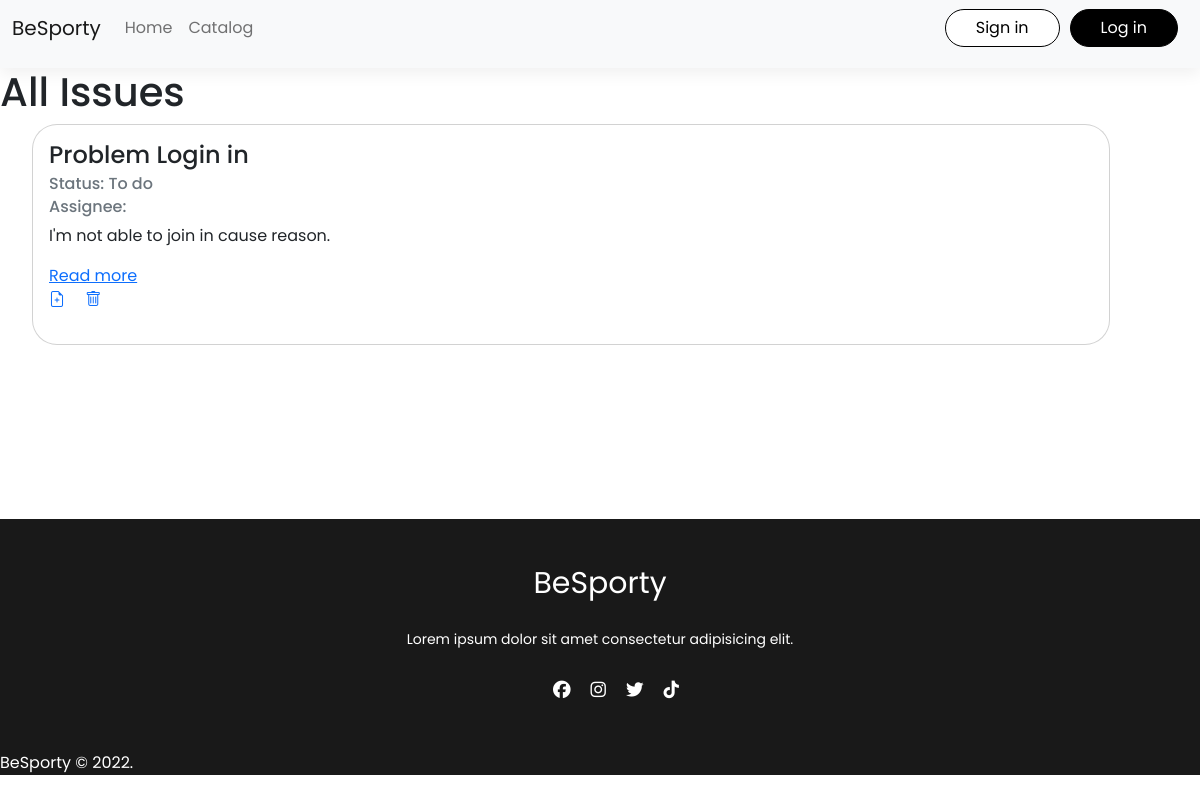
Page /issues/ on the earlier database version.
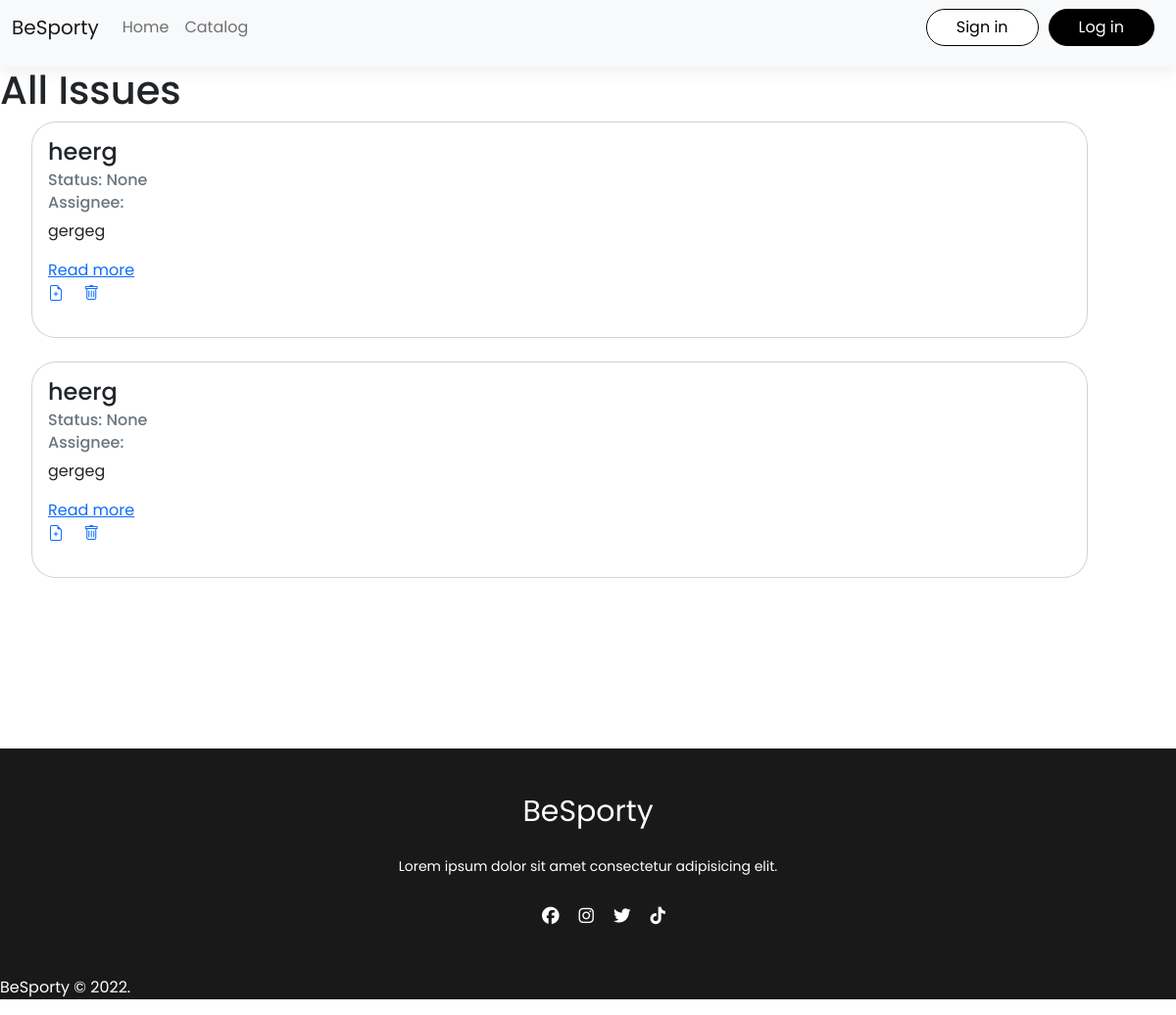
Same page on the later database version.
### issues/models.py (models this page shows, shortened)
class Issue(models.Model):
    title = models.CharField(max_length=256)
    body = models.TextField()
    created_on = models.DateTimeField(auto_now_add=True)
    status = models.ForeignKey(Status, on_delete=models.CASCADE, blank=True, null=True)
    author = models.ForeignKey(
        get_user_model(),
        on_delete=models.CASCADE,blank=True,default=1
    )

class Status(models.Model):
    name = models.CharField(max_length=128)
    description = models.CharField(max_length=256)
    def __str__(self):
        return self.name

### issues/views.py (the view)
# urls.py: path('', IssueListView.as_view(), name='listIssue'),
class IssueListView(ListView):
    template_name = "issues/list.html"
    model = Issue

### items/context_processor.py (called while the page is built)
def total(request):
    total = 0
    if request.user.is_authenticated:
        if "cart" in request.session.keys():
            for key, value in request.session["cart"].items():
                total += round(float(value["price_acum"]),2)
    return {"total_cost": round(total,2)}

def totalQuantity(request):
    totalQ = 0
    if request.user.is_authenticated:
        if "cart" in request.session.keys():
            for key, value in request.session["cart"].items():
                totalQ += int(value["quantity"])
    return {"total_quantity": totalQ}

### templates/issues/list.html (shortened to what this page needs)
{% extends 'base2.html' %}
{% block content %}
<h1>All Issues</h1>
{% if issue_list|length > 0 %}
<ul class="card-container">
    {% for issue in issue_list %}
    <div class="card">
        <div class="card-body">
            <h4 class="card-title">{{ issue.title }}</h4>
            <h6 class="card-subtitle mb-2 text-muted">Status: {{ issue.status}}</h6>
            <h6 class="card-subtitle mb-2 text-muted">Assignee: {{ issue.assignee }}</h6>
            <p class="card-text">{{ issue.body|truncatechars:500 }}</p>
            <a href="{% url 'detailIssue' issue.id %}" class="card-link">Read more</a>
            <p class="author-options">
                <a href="{% url 'editIssue' issue.id %}" class="card-link"><i class="bi bi-file-earmark-plus"></i></a>
                <a href="{% url 'deleteIssues' issue.id %}" class="card-link"><i class="bi bi-trash"></i></a>
            </p>
        </div>
    </div>
    <br />
    {% endfor %}
</ul>
{% else %}
<h5>There's no issues yet.</h5>
{% endif %}
{% endblock content %}

### templates/base2.html (shortened to what this page needs)
{%load static %}
<!DOCTYPE html>
<html lang="en">
<head>
    <link href="https://cdn.jsdelivr.net/npm/bootstrap@5.2.1/dist/css/bootstrap.min.css" rel="stylesheet"
>
    <link rel="stylesheet" href="https://cdn.jsdelivr.net/npm/bootstrap-icons@1.9.1/font/bootstrap-icons.css">
    <link rel="stylesheet" href="{% static 'css/style.css' %}">
    <link rel="stylesheet" href="{% static 'css/style2.css' %}">
    <link rel="stylesheet" href="{% static 'css/style3.css' %}">
    <link rel="stylesheet" href="{% static 'css/style4.css' %}">
    <link rel="stylesheet" href="{% static 'css/style5.css' %}">
    <link rel="stylesheet" href="{% static 'css/swiper-bundle.min.css' %}">
</head>
<body>
    <header>
        <nav class="navbar navbar-expand-lg bg-light">
            <div class="container-fluid">
                <div class="nav-space">
                    <a class="navbar-brand" href="{% url 'home' %}">BeSporty</a>
                </div>
                <div class="collapse navbar-collapse" id="navbarNavDropdown" id="menuOptions">
                    <ul class="navbar-nav me-auto mb-2 mb-lg-0">
                        <li class="nav-item">
                            <a class="nav-link" aria-current="page" href="{% url 'home' %}">Home</a>
                        </li>
                        <li class="nav-item">
                            <a class="nav-link" href="{% url 'products' %}">Catalog</a>
                        </li>
                    </ul>
                    {% if user.is_authenticated %}
                    <div class="icons">
                        <a href="{% url 'cart' %}" class="cart-button">
                            <i class="fa-solid fa-cart-shopping"></i>
                            {% if total_quantity > 0 %}
                            <span class="cart-button-badge">{{total_quantity}}</span>
                            {% endif %}
                        </a>
                        <button class="btn-user" onclick="toggleMenu()"><i class="fa-solid fa-user"></i></button>
                    </div>
                    <div class="sub-menu-wrap" id="subMenu">
                        <div class="sub-menu">
                            <div class="user-info">
                                <h2>{{user.username}}</h2>
                            </div>
                            <div class="user-info">
                                <p>Is verified: {{user.is_verified}}</p>
                            </div>
                            <hr>
                            <a href="{% url 'edit' %}" class="sub-menu-link">
                                <i class="fa-solid fa-user-pen"></i>
                                <p>Edit Profile</p>
                                <span>></span>
                            </a>
                            <a href="{% url 'createIssue' %}" class="sub-menu-link">
                                <i class="fa-solid fa-info"></i>
                                <p>Help & Support</p>
                                <span>></span>
                            </a>
                            <a href="{% url 'logout' %}" class="sub-menu-link">
                                <i class="fa-solid fa-right-from-bracket"></i>
                                <p>Logout</p>
                                <span>></span>
                            </a>
                        </div>
                    </div>
                    {% else %}
                    <a class="btn btn-outline-success" type="submit" id="signButton"
                        href="{% url 'registration' %}">Sign
                        in</a>
                    <a class="btn btn-outline-success" type="submit" id="loginButton" href="{% url 'loginForm' %}">Log
                        in</a>
                    {% endif %}
                </div>
            </div>
        </nav>
    </header>
    {% block content %}{% endblock content %}
    <footer>
        <div class="footer">
            <div class="footer-content">
                <h3>BeSporty</h3>
                <p>Lorem ipsum dolor sit amet consectetur adipisicing elit.</p>
                <ul class="socialMedia">
                    <li><a href='#'><i class="fa-brands fa-facebook"></i></a></li>
                    <li><a href='#'><i class="fa-brands fa-instagram"></i></a></li>
                    <li><a href='#'><i class="fa-brands fa-twitter"></i></a></li>
                    <li><a href='#'><i class="fa-brands fa-tiktok"></i></a></li>
                </ul>
            </div>
            <div className="footer-bottom">
                <p>BeSporty &copy; 2022.</p>
            </div>
        </div>
    </footer>
</body>
</html>

### static/css/style.css (style rules this page uses)
header { z-index: 999; box-shadow: 0 6px 15px rgba(0, 0, 0, 0.06); position: sticky; top: 0; left: 0; display: block; }
nav.navbar.navbar-expand-lg.bg-light { font-family: 'Poppins', sans-serif; padding-bottom: 0px; }
div.container-fluid { justify-content: space-between; }
#signButton { background-color: rgb(255, 255, 255); color: rgb(0, 0, 0); border-color: black; border-radius: 20px; padding-left: 30px; padding-right: 30px; margin-right: 10px; }
#loginButton { background-color: black; color: white; border-color: black; border-radius: 20px; padding-left: 30px; padding-right: 30px; margin-right: 10px; }
.container-fluid { justify-content: space-between; }
.footer { margin-top: 150px; box-sizing: border-box; background-color: #191919; height: auto; width: 100%; font-family: 'Roboto Condensed', sans-serif; padding-top: 40px; color: white; }
.footer-content { display: flex; align-items: center; justify-content: center; flex-direction: column; text-align: center; }
.footer-content h3 { font-size: 30px; font-weight: 400; text-transform: capitalize; line-height: 3rem; }
.footer-content p { max-width: 500px; margin: 10px auto; line-height: 28px; font-size: 14px; }
.socialMedia { list-style: none; display: flex; align-items: center; justify-content: center; margin: 1rem 0 3rem 0; }
.socialMedia li { margin: 0 10px; }
.socialMedia a { text-decoration: none; color: white; }
.socialMedia a i { font-size: 1.1rem; transition: color .4s ease; }
.card-container { padding-right: 45px; }
.card { margin-right: 35px; }

### static/css/style2.css (style rules this page uses)
* { margin: 0; padding: 0; box-sizing: border-box; font-family: 'Poppins', 'sans-serif'; }
.card { border-radius: 25px; background-color: #FFF; margin-right: 45px; }

### static/css/style3.css (style rules this page uses)
div.container-fluid { margin-bottom: 20px; }

### static/css/style5.css (style rules this page uses)
* { box-sizing: border-box }

Differences in the rows shown:
removed Issue: title "Problem Login in", status "To do", body "I'm not able to join in cause reason."
added Issue: title "heerg", status "None", body "gergeg"
added Issue: title "heerg", status "None", body "gergeg"
